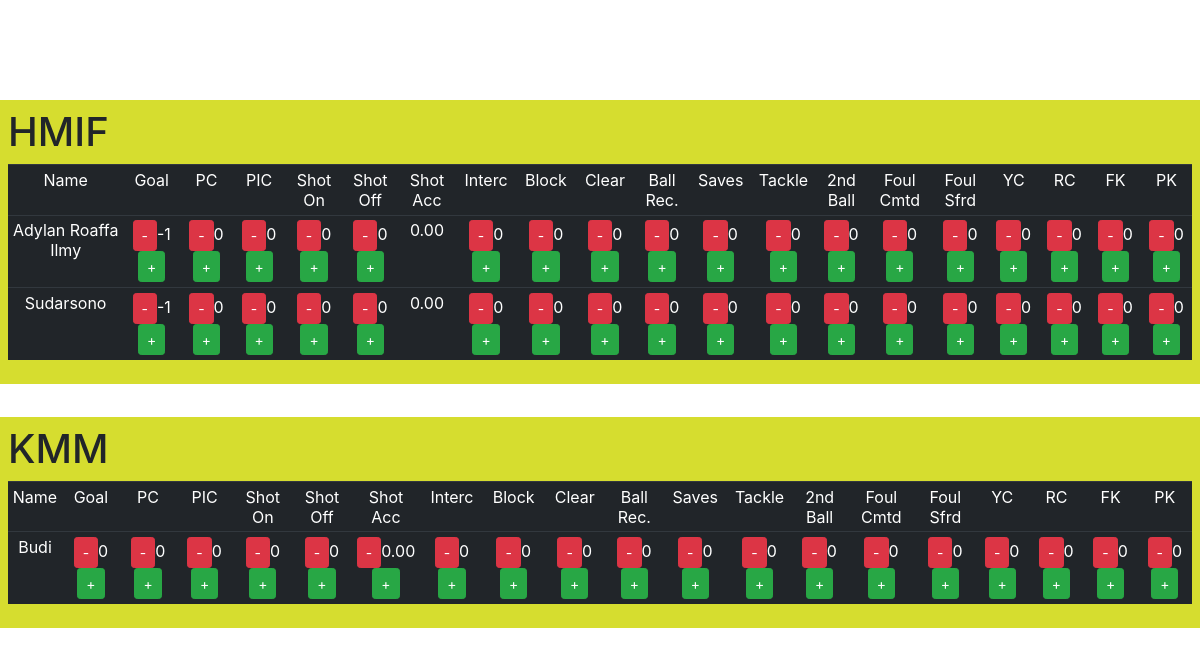
Before: /match/1/ingame with the older database file.
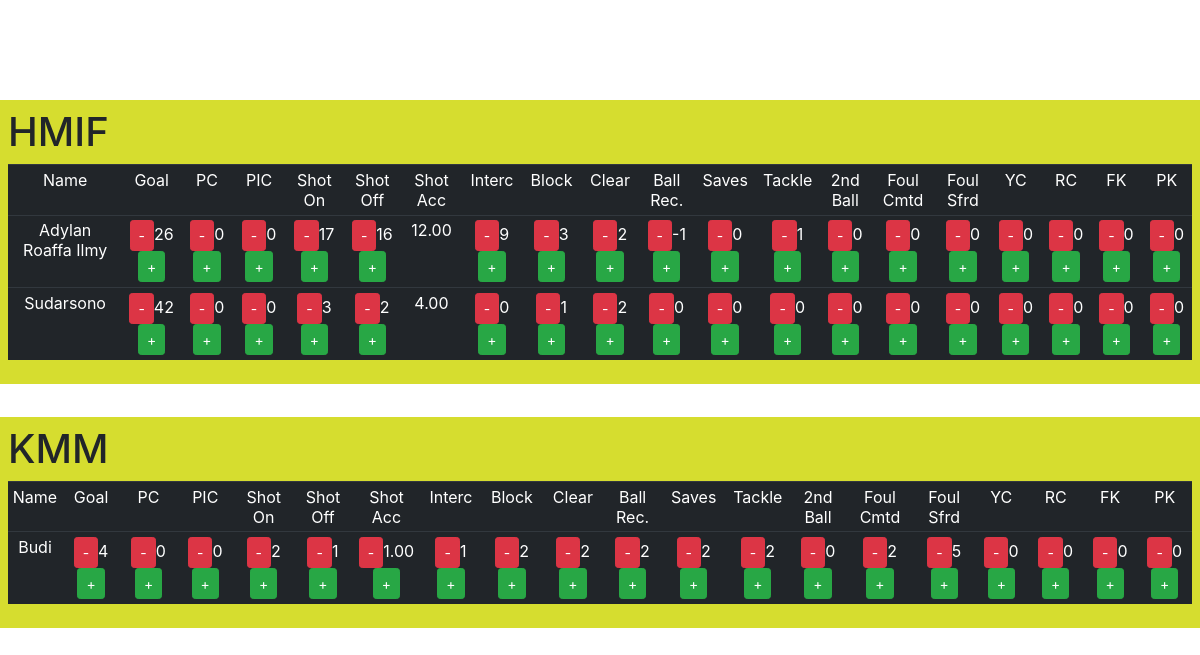
After: the same page with the newer database file.
### stats/models.py (models this page shows, shortened)
class Player(models.Model):
    class Meta:
        ordering = ['NIM',]
    NIM = models.IntegerField(primary_key=True)
    name = models.TextField()
    team = models.ForeignKey(Team, related_name="team", on_delete=models.CASCADE, null=True)
    goal = models.IntegerField(default=0)
    pass_complete = models.IntegerField(default=0)
    pass_incomplete = models.IntegerField(default=0)
    shot_on_target = models.IntegerField(default=0)
    shot_off_target = models.IntegerField(default=0)
    shot_percentage = models.DecimalField(max_digits = 5, decimal_places = 2, default=0)
    intercept = models.IntegerField(default=0)
    block = models.IntegerField(default=0)
    clearance = models.IntegerField(default=0)
    ball_recovery = models.IntegerField(default=0)
    saves = models.IntegerField(default=0)
    tackle = models.IntegerField(default=0)
    second_ball = models.IntegerField(default=0)
    fouls_committed = models.IntegerField(default=0)
    fouls_suffered = models.IntegerField(default=0)
    yellow_card = models.IntegerField(default=0)
    red_card = models.IntegerField(default=0)
    free_kick = models.IntegerField(default=0)
    penalty_kick = models.IntegerField(default=0)

### stats/views.py (the view)
# urls.py: path('match/<int:pk>/ingame',views.MatchInGameView.as_view(), name ='match_in_game')
class MatchInGameView(DetailView):
    model = Match
    context_object_name = 'match'
    template_name = 'match_in_game.html'
    def get_context_data(self, **kwargs):
        context = super().get_context_data(**kwargs)
        context['home_team'] = Team.objects.get(id = self.object.home_team.id)
        context['home_team_players'] = Player.objects.filter(team=context['home_team'])
        context['away_team'] = Team.objects.get(id = self.object.away_team.id)
        context['away_team_players'] = Player.objects.filter(team=context['away_team'])
        return context

### templates/match_in_game.html (shortened to what the changed rows need)
{% extends 'base.html' %}
{% block content %}
<div class="match_in_game">
      <div class="home_team">
        <div class="team_detail">
          <h1 class="text-center">{{ home_team.name }}</h1>
        </div>
        <div class="team_players">
          <table class="table table-dark text-center table-sm">
            <thead>
              <tr>
                <td>Name</td>
                <td>Goal</td>
                <td>PC</td>
                <td>PIC</td>
                <td>Shot On</td>
                <td>Shot Off</td>
                <td>Shot Acc</td>
                <td>Interc</td>
                <td>Block</td>
                <td>Clear</td>
                <td>Ball Rec.</td>
                <td>Saves</td>
                <td>Tackle</td>
                <td>2nd Ball</td>
                <td>Foul Cmtd</td>
                <td>Foul Sfrd</td>
                <td>YC</td>
                <td>RC</td>
                <td>FK</td>
                <td>PK</td>
              </tr>
            </thead>
            <tbody>
              {% for player in home_team_players %}
              <tr>
              <td>{{player.name}}</td>
                <td><button class="btn btn-danger goal btn-sm" id="goal-min-{{player.pk}}-home">-</button><span id="goal-val-{{player.pk}}-home">{{player.goal}}</span><button class="btn btn-success goal btn-sm" id="goal-plus-{{player.pk}}-home">+</button></td>
                <td><button class="btn btn-danger pass_complete btn-sm" id="pass_complete-min-{{player.pk}}-home">-</button><span id="pass_complete-val-{{player.pk}}-home">{{player.pass_complete}}</span> <button class="btn btn-success pass_complete btn-sm" id="pass_complete-plus-{{player.pk}}-home">+</button></td>
                <td><button class="btn btn-danger pass_incomplete btn-sm" id="pass_incomplete-min-{{player.pk}}-home">-</button><span id="pass_incomplete-val-{{player.pk}}-home">{{player.pass_incomplete}}</span> <button class="btn btn-success pass_incomplete btn-sm" id="pass_incomplete-plus-{{player.pk}}-home">+</button></td>
                <td><button class="btn btn-danger shot_on_target btn-sm" id="shot_on_target-min-{{player.pk}}-home">-</button><span id="shot_on_target-val-{{player.pk}}-home">{{player.shot_on_target}}</span> <button class="btn btn-success shot_on_target btn-sm" id="shot_on_target-plus-{{player.pk}}-home">+</button></td>
                <td><button class="btn btn-danger shot_off_target btn-sm" id="shot_off_target-min-{{player.pk}}-home">-</button><span id="shot_off_target-val-{{player.pk}}-home">{{player.shot_off_target}}</span><button class="btn btn-success shot_off_target btn-sm" id="shot_off_target-plus-{{player.pk}}-home">+</button></td>
                <td><span id="shot_percentage-val-{{player.pk}}-home">{{player.shot_percentage}}</span></td>
                <td><button class="btn btn-danger intercept btn-sm" id="intercept-min-{{player.pk}}-home">-</button><span id="intercept-val-{{player.pk}}-home">{{player.intercept}}</span><button class="btn btn-success intercept btn-sm" id="intercept-plus-{{player.pk}}-home">+</button></td>
                <td><button class="btn btn-danger block btn-sm" id="block-min-{{player.pk}}-home">-</button><span id="block-val-{{player.pk}}-home">{{player.block}}</span><button class="btn btn-success block btn-sm" id="block-plus-{{player.pk}}-home">+</button></td>
                <td><button class="btn btn-danger clearance btn-sm" id="clearance-min-{{player.pk}}-home">-</button><span id="clearance-val-{{player.pk}}-home">{{player.clearance}}</span><button class="btn btn-success clearance btn-sm" id="clearance-plus-{{player.pk}}-home">+</button></td>
                <td><button class="btn btn-danger ball_recovery btn-sm" id="ball_recovery-min-{{player.pk}}-home">-</button><span id="ball_recovery-val-{{player.pk}}-home">{{player.ball_recovery}}</span><button class="btn btn-success ball_recovery btn-sm" id="ball_recovery-plus-{{player.pk}}-home">+</button></td>
                <td><button class="btn btn-danger saves btn-sm" id="saves-min-{{player.pk}}-home">-</button><span id="saves-val-{{player.pk}}-home">{{player.saves}}</span><button class="btn btn-success saves btn-sm" id="saves-plus-{{player.pk}}-home">+</button></td>
                <td><button class="btn btn-danger tackle btn-sm" id="tackle-min-{{player.pk}}-home">-</button><span id="tackle-val-{{player.pk}}-home">{{player.tackle}}</span><button class="btn btn-success tackle btn-sm" id="tackle-plus-{{player.pk}}-home">+</button></td>
                <td><button class="btn btn-danger second_ball btn-sm" id="second_ball-min-{{player.pk}}-home">-</button><span id="second_ball-val-{{player.pk}}-home">{{player.second_ball}}</span><button class="btn btn-success second_ball btn-sm" id="second_ball-plus-{{player.pk}}-home">+</button></td>
                <td><button class="btn btn-danger fouls_committed btn-sm" id="fouls_committed-min-{{player.pk}}-home">-</button><span id="fouls_committed-val-{{player.pk}}-home">{{player.fouls_committed}}</span><button class="btn btn-success fouls_committed btn-sm" id="fouls_committed-plus-{{player.pk}}-home">+</button></td>
                <td><button class="btn btn-danger fouls_suffered btn-sm" id="fouls_suffered-min-{{player.pk}}-home">-</button><span id="fouls_suffered-val-{{player.pk}}-home">{{player.fouls_suffered}}</span><button class="btn btn-success fouls_suffered btn-sm" id="fouls_suffered-plus-{{player.pk}}-home">+</button></td>
                <td><button class="btn btn-danger yellow_card btn-sm" id="yellow_card-min-{{player.pk}}-home">-</button><span id="yellow_card-val-{{player.pk}}-home">{{player.yellow_card}}</span><button class="btn btn-success yellow_card btn-sm" id="yellow_card-plus-{{player.pk}}-home">+</button></td>
                <td><button class="btn btn-danger red_card btn-sm" id="red_card-min-{{player.pk}}-home">-</button><span id="red_card-val-{{player.pk}}-home">{{player.red_card}}</span><button class="btn btn-success red_card btn-sm" id="red_card-plus-{{player.pk}}-home">+</button></td>
                <td><button class="btn btn-danger free_kick btn-sm" id="free_kick-min-{{player.pk}}-home">-</button><span id="free_kick-val-{{player.pk}}-home">{{player.free_kick}}</span><button class="btn btn-success free_kick btn-sm" id="free_kick-plus-{{player.pk}}-home">+</button></td>
                <td><button class="btn btn-danger penalty_kick btn-sm" id="penalty_kick-min-{{player.pk}}-home">-</button><span id="penalty_kick-val-{{player.pk}}-home">{{player.penalty_kick}}</span><button class="btn btn-success penalty_kick btn-sm" id="penalty_kick-plus-{{player.pk}}-home">+</button></td>
              </tr>
              {% endfor %}
            </tbody>
          </table>
        </div>
      </div>
      <div class="away_team ">
        <div class="team_detail">
          <h1 class="text-center">{{ away_team.name }}</h1>
        </div>
        <div class="team_players">
          <table class="table table-dark text-center table-sm">
            <thead>
              <tr>
                <td>Name</td>
                <td>Goal</td>
                <td>PC</td>
                <td>PIC</td>
                <td>Shot On</td>
                <td>Shot Off</td>
                <td>Shot Acc</td>
                <td>Interc</td>
                <td>Block</td>
                <td>Clear</td>
                <td>Ball Rec.</td>
                <td>Saves</td>
                <td>Tackle</td>
                <td>2nd Ball</td>
                <td>Foul Cmtd</td>
                <td>Foul Sfrd</td>
                <td>YC</td>
                <td>RC</td>
                <td>FK</td>
                <td>PK</td>
              </tr>
            </thead>
            <tbody>
              {% for player in away_team_players %}
              <tr>
                <td>{{player.name}}</td>
                <td><button class="btn btn-danger goal btn-sm" id="goal-min-{{player.pk}}-away">-</button><span id="goal-val-{{player.pk}}-away">{{player.goal}}</span><button class="btn btn-success goal btn-sm" id="goal-plus-{{player.pk}}-away">+</button></td>
                <td><button class="btn btn-danger pass_complete btn-sm" id="pass_complete-min-{{player.pk}}-away">-</button><span id="pass_complete-val-{{player.pk}}-away">{{player.pass_complete}}</span> <button class="btn btn-success pass_complete btn-sm" id="pass_complete-plus-{{player.pk}}-away">+</button></td>
                <td><button class="btn btn-danger pass_incomplete btn-sm" id="pass_incomplete-min-{{player.pk}}-away">-</button><span id="pass_incomplete-val-{{player.pk}}-away">{{player.pass_incomplete}}</span> <button class="btn btn-success pass_incomplete btn-sm" id="pass_incomplete-plus-{{player.pk}}-away">+</button></td>
                <td><button class="btn btn-danger shot_on_target btn-sm" id="shot_on_target-min-{{player.pk}}-away">-</button><span id="shot_on_target-val-{{player.pk}}-away">{{player.shot_on_target}}</span> <button class="btn btn-success shot_on_target btn-sm" id="shot_on_target-plus-{{player.pk}}-away">+</button></td>
                <td><button class="btn btn-danger shot_off_target btn-sm" id="shot_off_target-min-{{player.pk}}-away">-</button><span id="shot_off_target-val-{{player.pk}}-away">{{player.shot_off_target}}</span><button class="btn btn-success shot_off_target btn-sm" id="shot_off_target-plus-{{player.pk}}-away">+</button></td>
                <td><button class="btn btn-danger shot_percentage btn-sm" id="shot_percentage-min-{{player.pk}}-away">-</button><span id="shot_percentage-val-{{player.pk}}-away">{{player.shot_percentage}}</span><button class="btn btn-success shot_percentage btn-sm" id="shot_percentage-plus-{{player.pk}}-away">+</button></td>
                <td><button class="btn btn-danger intercept btn-sm" id="intercept-min-{{player.pk}}-away">-</button><span id="intercept-val-{{player.pk}}-away">{{player.intercept}}</span><button class="btn btn-success intercept btn-sm" id="intercept-plus-{{player.pk}}-away">+</button></td>
                <td><button class="btn btn-danger block btn-sm" id="block-min-{{player.pk}}-away">-</button><span id="block-val-{{player.pk}}-away">{{player.block}}</span><button class="btn btn-success block btn-sm" id="block-plus-{{player.pk}}-away">+</button></td>
                <td><button class="btn btn-danger clearance btn-sm" id="clearance-min-{{player.pk}}-away">-</button><span id="clearance-val-{{player.pk}}-away">{{player.clearance}}</span><button class="btn btn-success clearance btn-sm" id="clearance-plus-{{player.pk}}-away">+</button></td>
                <td><button class="btn btn-danger ball_recovery btn-sm" id="ball_recovery-min-{{player.pk}}-away">-</button><span id="ball_recovery-val-{{player.pk}}-away">{{player.ball_recovery}}</span><button class="btn btn-success ball_recovery btn-sm" id="ball_recovery-plus-{{player.pk}}-away">+</button></td>
                <td><button class="btn btn-danger saves btn-sm" id="saves-min-{{player.pk}}-away">-</button><span id="saves-val-{{player.pk}}-away">{{player.saves}}</span><button class="btn btn-success saves btn-sm" id="saves-plus-{{player.pk}}-away">+</button></td>
                <td><button class="btn btn-danger tackle btn-sm" id="tackle-min-{{player.pk}}-away">-</button><span id="tackle-val-{{player.pk}}-away">{{player.tackle}}</span><button class="btn btn-success tackle btn-sm" id="tackle-plus-{{player.pk}}-away">+</button></td>
                <td><button class="btn btn-danger second_ball btn-sm" id="second_ball-min-{{player.pk}}-away">-</button><span id="second_ball-val-{{player.pk}}-away">{{player.second_ball}}</span><button class="btn btn-success second_ball btn-sm" id="second_ball-plus-{{player.pk}}-away">+</button></td>
                <td><button class="btn btn-danger fouls_committed btn-sm" id="fouls_committed-min-{{player.pk}}-away">-</button><span id="fouls_committed-val-{{player.pk}}-away">{{player.fouls_committed}}</span><button class="btn btn-success fouls_committed btn-sm" id="fouls_committed-plus-{{player.pk}}-away">+</button></td>
                <td><button class="btn btn-danger fouls_suffered btn-sm" id="fouls_suffered-min-{{player.pk}}-away">-</button><span id="fouls_suffered-val-{{player.pk}}-away">{{player.fouls_suffered}}</span><button class="btn btn-success fouls_suffered btn-sm" id="fouls_suffered-plus-{{player.pk}}-away">+</button></td>
                <td><button class="btn btn-danger yellow_card btn-sm" id="yellow_card-min-{{player.pk}}-away">-</button><span id="yellow_card-val-{{player.pk}}-away">{{player.yellow_card}}</span><button class="btn btn-success yellow_card btn-sm" id="yellow_card-plus-{{player.pk}}-away">+</button></td>
                <td><button class="btn btn-danger red_card btn-sm" id="red_card-min-{{player.pk}}-away">-</button><span id="red_card-val-{{player.pk}}-away">{{player.red_card}}</span><button class="btn btn-success red_card btn-sm" id="red_card-plus-{{player.pk}}-away">+</button></td>
                <td><button class="btn btn-danger free_kick btn-sm" id="free_kick-min-{{player.pk}}-away">-</button><span id="free_kick-val-{{player.pk}}-away">{{player.free_kick}}</span><button class="btn btn-success free_kick btn-sm" id="free_kick-plus-{{player.pk}}-away">+</button></td>
                <td><button class="btn btn-danger penalty_kick btn-sm" id="penalty_kick-min-{{player.pk}}-away">-</button><span id="penalty_kick-val-{{player.pk}}-away">{{player.penalty_kick}}</span><button class="btn btn-success penalty_kick btn-sm" id="penalty_kick-plus-{{player.pk}}-away">+</button></td>
              </tr>
              {% endfor %}
            </tbody>
          </table>
        </div>
      </div>
  </div>
{% endblock content %}

Changed rows visible on the page:
changed Player "Adylan Roaffa Ilmy": goal "-1" → "26"; shot_on_target "0" → "17"; shot_off_target "0" → "16"; shot_percentage "0.00" → "12.00"; intercept "0" → "9"; block "0" → "3"; clearance "0" → "2"; ball_recovery "0" → "-1"; tackle "0" → "1"
changed Player "Sudarsono": goal "-1" → "42"; shot_on_target "0" → "3"; shot_off_target "0" → "2"; shot_percentage "0.00" → "4.00"; block "0" → "1"; clearance "0" → "2"
changed Player "Budi": goal "0" → "4"; shot_on_target "0" → "2"; shot_off_target "0" → "1"; shot_percentage "0.00" → "1.00"; intercept "0" → "1"; block "0" → "2"; clearance "0" → "2"; ball_recovery "0" → "2"; saves "0" → "2"; tackle "0" → "2"; fouls_committed "0" → "2"; fouls_suffered "0" → "5"
